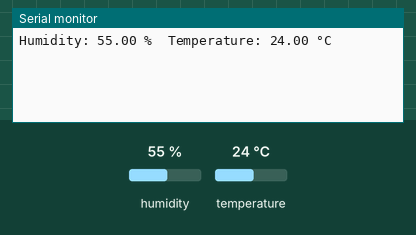
A sketch run on a simulated Arduino Mega 2560, built with avr-gcc and run on an emulated ATmega2560. On the bench: the last lines printed to the serial monitor. Inputs (shaded band) come from the test bench; at power-on: humidity 55 %, temperature 24 °C.

Above: at 6.2 s.
6.3 s: humidity set to 22 %
At 8.4 s:
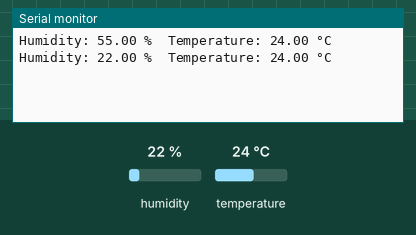
9.0 s: temperature set to 12 °C
At 9.6 s:
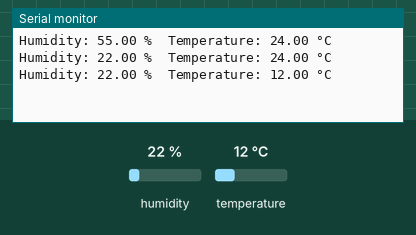
11.7 s: humidity set to 40 %
At 14.5 s:
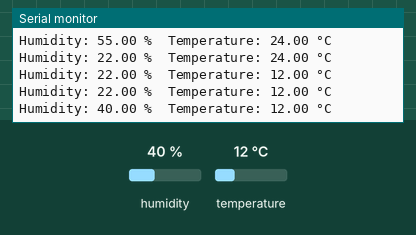
Timing chart, 0 to 16.0 s (numbered marks = the images above; inputs shaded):
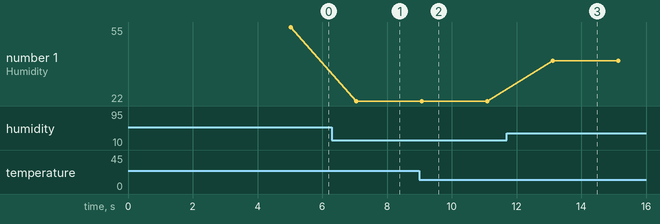

Measured:
- after the input at 6.3 s, the serial monitor: prints a new line after 0.75 s (image 1)
- after the input at 9.0 s, the serial monitor: prints a new line after 0.07 s (image 2)
- after the input at 11.7 s, the serial monitor: prints a new line after 1.4 s (image 3)
- plotted number 1: 55 → 22 after the input at 6.3 s, 22 → 40 after the input at 11.7 s

The sketch:

temphumidity.ino
```cpp
#include <DHT.h>

#define DHTPIN 22       // Digital pin connected to the DHT11
#define DHTTYPE DHT11   // Change to DHT11

DHT dht(DHTPIN, DHTTYPE);

void setup() {
  Serial.begin(115200);
  dht.begin();
  delay(5000); // Wait 5 seconds for sensor to initialize
}

void loop() {
  float humidity = dht.readHumidity();
  float temperature = dht.readTemperature(); // Celsius

  if (isnan(humidity) || isnan(temperature)) {
    Serial.println("Error reading from DHT11 sensor!");
  } else {
    Serial.print("Humidity: "); Serial.print(humidity); Serial.print(" %\t");
    Serial.print("Temperature: "); Serial.print(temperature); Serial.println(" °C");
  }

  delay(2000); // Read every 2 seconds
}
```
